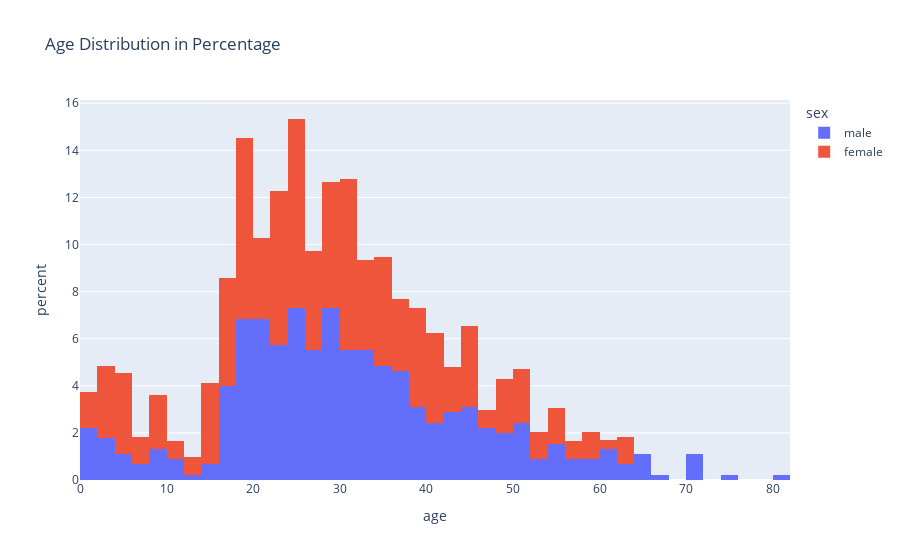

Notebook code cell kept with this figure:
### Markdown cell above
**Manual Y-Axis Define Karne Ki Zaroorat Kab Padti Hai?**
- Agar tum histogram ka y-axis kisi aur metric ke mutabiq set karna chaho, jaise density (probability) ya percentage, tab humein manually - define karna padta hai.

- Example: Normalized Histogram (Y-Axis as Density)

### Code cell
fig = px.histogram(titanic, x='age', color='sex', nbins=40, 
                   histnorm='percent',  # Y-axis ko percentage me convert karna
                   title="Age Distribution in Percentage")
fig.show()

### Figure 1 — Plotly figure (JSON) as saved in the notebook; plotly's stock layout.template omitted (floating-point values rounded to 4 significant figures; data arrays with more than 128 entries replaced by an {"elided": "..."} marker saying what was removed)
{"data": [{"alignmentgroup": "True", "bingroup": "x", "histnorm": "percent", "hovertemplate": "sex=male<br>age=%{x}<br>percent=%{y}<extra></extra>", "legendgroup": "male", "marker": {"color": "#636efa", "pattern": {"shape": ""}}, "name": "male", "nbinsx": 40, "offsetgroup": "male", "orientation": "v", "showlegend": true, "type": "histogram", "x": {"elided": "577 float values"}, "xaxis": "x", "yaxis": "y"}, {"alignmentgroup": "True", "bingroup": "x", "histnorm": "percent", "hovertemplate": "sex=female<br>age=%{x}<br>percent=%{y}<extra></extra>", "legendgroup": "female", "marker": {"color": "#EF553B", "pattern": {"shape": ""}}, "name": "female", "nbinsx": 40, "offsetgroup": "female", "orientation": "v", "showlegend": true, "type": "histogram", "x": {"elided": "314 float values"}, "xaxis": "x", "yaxis": "y"}], "layout": {"barmode": "relative", "legend": {"title": {"text": "sex"}, "tracegroupgap": 0}, "title": {"text": "Age Distribution in Percentage"}, "xaxis": {"anchor": "y", "domain": [0, 1], "title": {"text": "age"}}, "yaxis": {"anchor": "x", "domain": [0, 1], "title": {"text": "percent"}}}}
